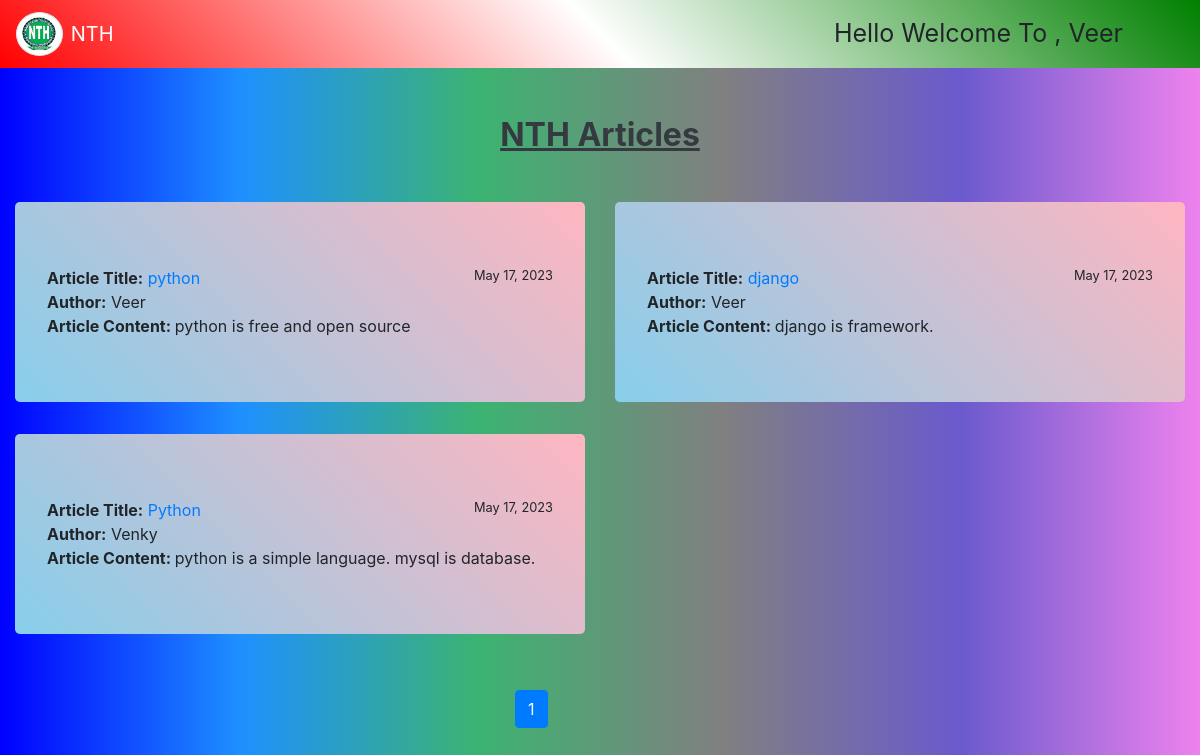
The page / (signed in) on the database its author committed.
### app/models.py (models this page shows, shortened)
class Post(models.Model):
    title = models.CharField(max_length=100)
    slug = models.SlugField(max_length=100)
    author = models.ForeignKey(User, on_delete = models.CASCADE)
    body = models.TextField()
    likes = models.ManyToManyField(User, related_name = 'likes')
    created_date = models.DateField(max_length=50, auto_now_add=True)
    updated_date = models.DateField(max_length=50, auto_now=True)

### app/views.py (the view)
# urls.py: path('',views.post_list, name='post_list'),
def post_list(request):
    posts_list = Post.objects.all().order_by('-id')
    query = request.GET.get('query')
    if query:
        posts = Post.objects.filter(
        Q(title__contains = query) |
        Q(author__username = query) |
        Q(body__contains = query)
        )
    paginator = Paginator(posts_list,4)
    page = request.GET.get('page')
    try:
        posts = paginator.page(page)
    except PageNotAnInteger:
        posts = paginator.page(1)
    except EmptyPage:
        posts = paginator.page(paginator.num_pages)
    return render(request, 'post_list.html',{'posts':posts})

### templates/post_list.html (shortened to what this page needs)
{% extends 'base.html' %}
    {% block content %}
    <div class="container-fluid">
      <div class="row">
        {% for i in posts %}
          <div class="col-md-6" >
            <div class="jumbotron" style="background-image: linear-gradient(45deg,skyblue,lightpink);">
              <b>Article Title:</b> <a href="{% url 'post_detail' i.id i.slug %}">{{ i.title }}</a>
              <small style="float:right">{{ i.created_date }}</small><br>
              <b>Author:</b>  {{ i.author }} <br>
              <b>Article Content: </b> {{ i.body }} <br>
            </div>
          </div>
        {% empty %}
          <div class="container m-5">
            <div class="jumbotron m-5">
              <h1 class="text-center">No Articles Availble</h1>
            </div>
          </div>
        {% endfor %}
      </div>
    </div>
    <br>
    <div class="offset-md-5 col-md-5">
    <ul class="pagination">
      {% for p in posts.paginator.page_range %}
        {% if posts.number == p %}
            <li class="page-item active">
                <a class="page-link" href="?page={{ p }}">{{ p }}</a>
            </li>
        {% else %}
        <li class="page-item">
            <a class="page-link" href="?page={{ p }}">{{ p }}</a>
        </li>
        {% endif %}
      {% endfor %}
    </ul>
  </div>
    {% endblock %}

### templates/navbar.html (shortened to what this page needs)
{% load static %}
<nav class="navbar navbar-expand-lg navbar-dark" style="background-image:linear-gradient(45deg,red,white,green)">
  <img src="{% static 'images/logo.png' %}" style="width:4%; height:4%; border-radius:50%;" class="img-thumbnail mr-2">
  <a class="navbar-brand" href="#">NTH</a>
  <div class="collapse navbar-collapse" id="navbarSupportedContent">
    <ul class="navbar-nav">
      {% if request.user.is_authenticated %}
      <li class="nav-item">
        <a href="{% url 'loginhome' %}" class="btn mr-5" style="font-size:25px;">  Hello Welcome To , {{ request.user|capfirst }} </a>
      </li>
      {% else %}
      <li class="nav-item">
          <a class="btn btn-light mr-5" href="{% url 'user_login' %}">Login</a>
          <a class="btn btn-light mr-5" href="{% url 'signup' %}">Signup</a>
      </li>
      {% endif %}
    </ul>
  </div>
</nav>

### templates/base.html (style rules this page uses)
body { background-image: linear-gradient(90deg,blue,DodgerBlue,MediumSeaGreen,Gray,SlateBlue,Violet); }

### rows shown on the page
Post: title "python", created_date "May 17, 2023", author "Veer", body "python is free and open source"
Post: title "django", created_date "May 17, 2023", author "Veer", body "django is framework."
Post: title "Python", created_date "May 17, 2023", author "Venky", body "python is a simple language. mysql is database."

### other values the page prints
{{ request.user|capfirst }} "Veer"
{{ p }} "1"
